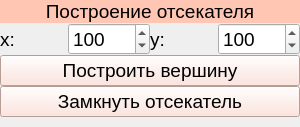
        <widget class="QFrame" name="frame_7">
         <property name="sizePolicy">
          <sizepolicy hsizetype="Preferred" vsizetype="Fixed">
           <horstretch>0</horstretch>
           <verstretch>0</verstretch>
          </sizepolicy>
         </property>
         <layout class="QVBoxLayout" name="verticalLayout_4">
          <property name="spacing">
           <number>0</number>
          </property>
          <property name="leftMargin">
           <number>0</number>
          </property>
          <property name="topMargin">
           <number>0</number>
          </property>
          <property name="rightMargin">
           <number>0</number>
          </property>
          <property name="bottomMargin">
           <number>10</number>
          </property>
          <item>
           <widget class="QLabel" name="label_10">
            <property name="sizePolicy">
             <sizepolicy hsizetype="Preferred" vsizetype="Fixed">
              <horstretch>0</horstretch>
              <verstretch>0</verstretch>
             </sizepolicy>
            </property>
            <property name="font">
             <font>
              <pointsize>14</pointsize>
             </font>
            </property>
            <property name="styleSheet">
             <string notr="true">background-color: rgb(255, 198, 180);</string>
            </property>
            <property name="text">
             <string>Построение отсекателя</string>
            </property>
            <property name="alignment">
             <set>Qt::AlignCenter</set>
            </property>
           </widget>
          </item>
          <item>
           <layout class="QHBoxLayout" name="horizontalLayout_22">
            <property name="rightMargin">
             <number>0</number>
            </property>
            <property name="bottomMargin">
             <number>0</number>
            </property>
            <item>
             <widget class="QLabel" name="label_42">
              <property name="sizePolicy">
               <sizepolicy hsizetype="Preferred" vsizetype="Preferred">
                <horstretch>0</horstretch>
                <verstretch>0</verstretch>
               </sizepolicy>
              </property>
              <property name="font">
               <font>
                <pointsize>14</pointsize>
               </font>
              </property>
              <property name="text">
               <string>x: </string>
              </property>
             </widget>
            </item>
            <item>
             <widget class="QSpinBox" name="clipper_x_sp">
              <property name="sizePolicy">
               <sizepolicy hsizetype="Minimum" vsizetype="Preferred">
                <horstretch>0</horstretch>
                <verstretch>0</verstretch>
               </sizepolicy>
              </property>
              <property name="font">
               <font>
                <pointsize>14</pointsize>
               </font>
              </property>
              <property name="maximum">
               <number>10000</number>
              </property>
              <property name="value">
               <number>100</number>
              </property>
             </widget>
            </item>
            <item>
             <widget class="QLabel" name="label_43">
              <property name="sizePolicy">
               <sizepolicy hsizetype="Preferred" vsizetype="Preferred">
                <horstretch>0</horstretch>
                <verstretch>0</verstretch>
               </sizepolicy>
              </property>
              <property name="font">
               <font>
                <pointsize>14</pointsize>
               </font>
              </property>
              <property name="text">
               <string>y: </string>
              </property>
             </widget>
            </item>
            <item>
             <widget class="QSpinBox" name="clipper_y_sp">
              <property name="sizePolicy">
               <sizepolicy hsizetype="Minimum" vsizetype="Preferred">
                <horstretch>0</horstretch>
                <verstretch>0</verstretch>
               </sizepolicy>
              </property>
              <property name="font">
               <font>
                <pointsize>14</pointsize>
               </font>
              </property>
              <property name="maximum">
               <number>10000</number>
              </property>
              <property name="value">
               <number>100</number>
              </property>
             </widget>
            </item>
           </layout>
          </item>
          <item>
           <widget class="QPushButton" name="add_point_clipper_btn">
            <property name="sizePolicy">
             <sizepolicy hsizetype="Minimum" vsizetype="Preferred">
              <horstretch>0</horstretch>
              <verstretch>0</verstretch>
             </sizepolicy>
            </property>
            <property name="minimumSize">
             <size>
              <width>300</width>
              <height>0</height>
             </size>
            </property>
            <property name="font">
             <font>
              <pointsize>14</pointsize>
             </font>
            </property>
            <property name="styleSheet">
             <string notr="true">background-color: rgb(255, 221, 211);</string>
            </property>
            <property name="text">
             <string>Построить вершину</string>
            </property>
           </widget>
          </item>
          <item>
           <widget class="QPushButton" name="close_clipper_btn">
            <property name="sizePolicy">
             <sizepolicy hsizetype="Minimum" vsizetype="Preferred">
              <horstretch>0</horstretch>
              <verstretch>0</verstretch>
             </sizepolicy>
            </property>
            <property name="minimumSize">
             <size>
              <width>300</width>
              <height>0</height>
             </size>
            </property>
            <property name="font">
             <font>
              <pointsize>14</pointsize>
             </font>
            </property>
            <property name="styleSheet">
             <string notr="true">background-color: rgb(255, 221, 211);</string>
            </property>
            <property name="text">
             <string>Замкнуть отсекатель</string>
            </property>
           </widget>
          </item>
         </layout>
        </widget>
